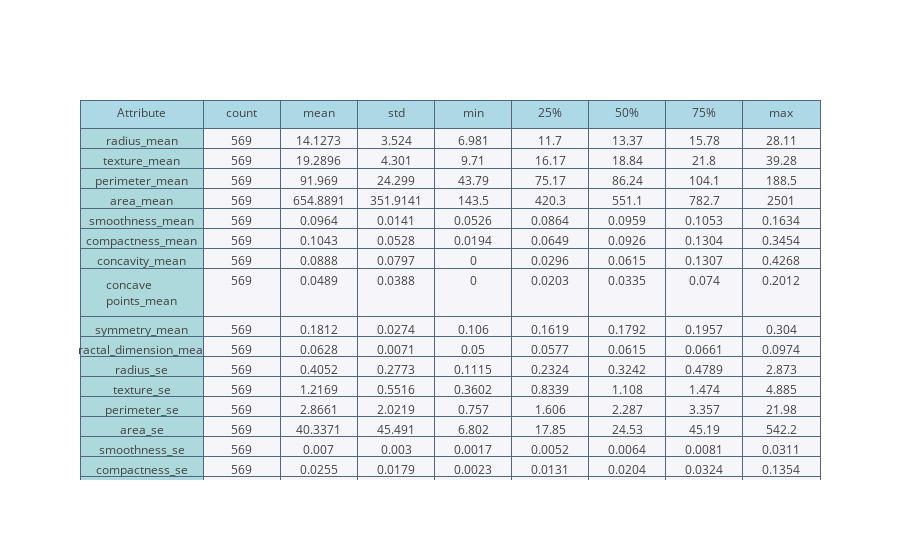

This figure's notebook cell:
### Markdown cell above
<a id='bsd'></a>
> ### Basic Statistical Details

### Code cell
p = df.describe().T
p = p.round(4)
table = go.Table(
    columnwidth=[0.8]+[0.5]*8,
    header=dict(
        values=['Attribute'] + list(p.columns),
        line = dict(color='#506784'),
        fill = dict(color='lightblue'),
    ),
    cells=dict(
        values=[p.index] + [p[k].tolist() for k in p.columns[:]],
        line = dict(color='#506784'),
        fill = dict(color=['rgb(173, 216, 220)', '#f5f5fa'])
    )
)
py.iplot([table], filename='table-of-mining-data')

### Figure 1 — Plotly figure (JSON) as saved in the notebook; plotly's stock layout.template omitted (floating-point values rounded to 4 significant figures; data arrays with more than 128 entries replaced by an {"elided": "..."} marker saying what was removed)
{"data": [{"cells": {"fill": {"color": ["rgb(173, 216, 220)", "#f5f5fa"]}, "line": {"color": "#506784"}, "values": {"elided": "9x30 mixed values"}}, "columnwidth": [0.8, 0.5, 0.5, 0.5, 0.5, 0.5, 0.5, 0.5, 0.5], "header": {"fill": {"color": "lightblue"}, "line": {"color": "#506784"}, "values": ["Attribute", "count", "mean", "std", "min", "25%", "50%", "75%", "max"]}, "type": "table", "uid": "5d63367a-384f-4b3c-8c10-f95d2f6cc886"}], "layout": {}}
